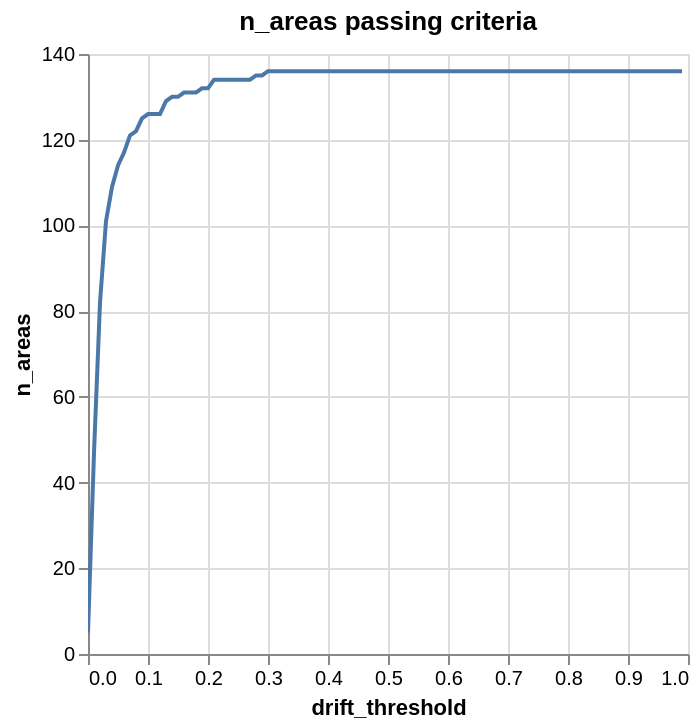

Source (notebook cell):
### Code cell
pl.DataFrame(results).plot.line(x='drift_threshold', y='n_areas').properties(title='n_areas passing criteria')

### Figure 1 — Vega-Lite specification as saved in the notebook (floating-point values rounded to 4 significant figures)
{"config": {"view": {"continuousWidth": 300, "continuousHeight": 300}}, "data": {"name": "data-4b7668830541433ac8a2821fc3eef098"}, "mark": {"type": "line", "tooltip": true}, "encoding": {"x": {"field": "drift_threshold", "type": "quantitative"}, "y": {"field": "n_areas", "type": "quantitative"}}, "params": [{"name": "param_3", "select": {"type": "interval", "encodings": ["x", "y"]}, "bind": "scales"}], "title": "n_areas passing criteria", "$schema": "https://vega.github.io/schema/vega-lite/v5.20.1.json", "datasets": {"data-4b7668830541433ac8a2821fc3eef098": [{"drift_threshold": 0.0, "n_areas": 5}, {"drift_threshold": 0.01, "n_areas": 47}, {"drift_threshold": 0.02, "n_areas": 82}, {"drift_threshold": 0.03, "n_areas": 101}, {"drift_threshold": 0.04, "n_areas": 109}, {"drift_threshold": 0.05, "n_areas": 114}, {"drift_threshold": 0.06, "n_areas": 117}, {"drift_threshold": 0.07, "n_areas": 121}, {"drift_threshold": 0.08, "n_areas": 122}, {"drift_threshold": 0.09, "n_areas": 125}, {"drift_threshold": 0.1, "n_areas": 126}, {"drift_threshold": 0.11, "n_areas": 126}, {"drift_threshold": 0.12, "n_areas": 126}, {"drift_threshold": 0.13, "n_areas": 129}, {"drift_threshold": 0.14, "n_areas": 130}, {"drift_threshold": 0.15, "n_areas": 130}, {"drift_threshold": 0.16, "n_areas": 131}, {"drift_threshold": 0.17, "n_areas": 131}, {"drift_threshold": 0.18, "n_areas": 131}, {"drift_threshold": 0.19, "n_areas": 132}, {"drift_threshold": 0.2, "n_areas": 132}, {"drift_threshold": 0.21, "n_areas": 134}, {"drift_threshold": 0.22, "n_areas": 134}, {"drift_threshold": 0.23, "n_areas": 134}, {"drift_threshold": 0.24, "n_areas": 134}, {"drift_threshold": 0.25, "n_areas": 134}, {"drift_threshold": 0.26, "n_areas": 134}, {"drift_threshold": 0.27, "n_areas": 134}, {"drift_threshold": 0.28, "n_areas": 135}, {"drift_threshold": 0.29, "n_areas": 135}, {"drift_threshold": 0.3, "n_areas": 136}, {"drift_threshold": 0.31, "n_areas": 136}, {"drift_threshold": 0.32, "n_areas": 136}, {"drift_threshold": 0.33, "n_areas": 136}, {"drift_threshold": 0.34, "n_areas": 136}, {"drift_threshold": 0.35, "n_areas": 136}, {"drift_threshold": 0.36, "n_areas": 136}, {"drift_threshold": 0.37, "n_areas": 136}, {"drift_threshold": 0.38, "n_areas": 136}, {"drift_threshold": 0.39, "n_areas": 136}, {"drift_threshold": 0.4, "n_areas": 136}, {"drift_threshold": 0.41, "n_areas": 136}, {"drift_threshold": 0.42, "n_areas": 136}, {"drift_threshold": 0.43, "n_areas": 136}, {"drift_threshold": 0.44, "n_areas": 136}, {"drift_threshold": 0.45, "n_areas": 136}, {"drift_threshold": 0.46, "n_areas": 136}, {"drift_threshold": 0.47, "n_areas": 136}, {"drift_threshold": 0.48, "n_areas": 136}, {"drift_threshold": 0.49, "n_areas": 136}, {"drift_threshold": 0.5, "n_areas": 136}, {"drift_threshold": 0.51, "n_areas": 136}, {"drift_threshold": 0.52, "n_areas": 136}, {"drift_threshold": 0.53, "n_areas": 136}, {"drift_threshold": 0.54, "n_areas": 136}, {"drift_threshold": 0.55, "n_areas": 136}, {"drift_threshold": 0.56, "n_areas": 136}, {"drift_threshold": 0.57, "n_areas": 136}, {"drift_threshold": 0.58, "n_areas": 136}, {"drift_threshold": 0.59, "n_areas": 136}, {"drift_threshold": 0.6, "n_areas": 136}, {"drift_threshold": 0.61, "n_areas": 136}, {"drift_threshold": 0.62, "n_areas": 136}, {"drift_threshold": 0.63, "n_areas": 136}, {"drift_threshold": 0.64, "n_areas": 136}, {"drift_threshold": 0.65, "n_areas": 136}, {"drift_threshold": 0.66, "n_areas": 136}, {"drift_threshold": 0.67, "n_areas": 136}, {"drift_threshold": 0.68, "n_areas": 136}, {"drift_threshold": 0.69, "n_areas": 136}, {"drift_threshold": 0.7, "n_areas": 136}, {"drift_threshold": 0.71, "n_areas": 136}, {"drift_threshold": 0.72, "n_areas": 136}, {"drift_threshold": 0.73, "n_areas": 136}, {"drift_threshold": 0.74, "n_areas": 136}, {"drift_threshold": 0.75, "n_areas": 136}, {"drift_threshold": 0.76, "n_areas": 136}, {"drift_threshold": 0.77, "n_areas": 136}, {"drift_threshold": 0.78, "n_areas": 136}, {"drift_threshold": 0.79, "n_areas": 136}, {"drift_threshold": 0.8, "n_areas": 136}, {"drift_threshold": 0.81, "n_areas": 136}, {"drift_threshold": 0.82, "n_areas": 136}, {"drift_threshold": 0.83, "n_areas": 136}, {"drift_threshold": 0.84, "n_areas": 136}, {"drift_threshold": 0.85, "n_areas": 136}, {"drift_threshold": 0.86, "n_areas": 136}, {"drift_threshold": 0.87, "n_areas": 136}, {"drift_threshold": 0.88, "n_areas": 136}, {"drift_threshold": 0.89, "n_areas": 136}, {"drift_threshold": 0.9, "n_areas": 136}, {"drift_threshold": 0.91, "n_areas": 136}, {"drift_threshold": 0.92, "n_areas": 136}, {"drift_threshold": 0.93, "n_areas": 136}, {"drift_threshold": 0.94, "n_areas": 136}, {"drift_threshold": 0.95, "n_areas": 136}, {"drift_threshold": 0.96, "n_areas": 136}, {"drift_threshold": 0.97, "n_areas": 136}, {"drift_threshold": 0.98, "n_areas": 136}, {"drift_threshold": 0.99, "n_areas": 136}]}}
